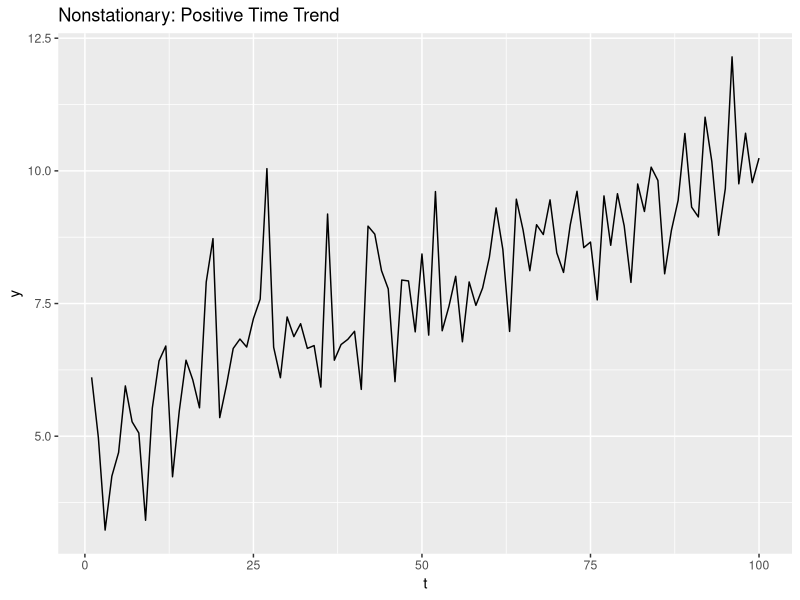
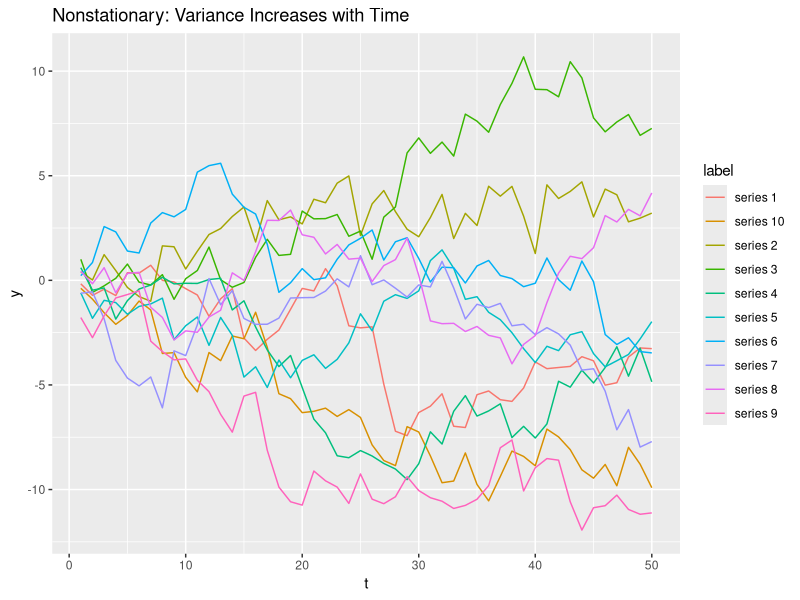

Source code (R) for these figures, in order:
## ---- chunk 1
library(tidyverse)
## ---- chunk 2
tibble(
  u = rnorm(n = 10),
  y = accumulate(u, `+`)
)
## ---- chunk 3
tibble(
  u = rnorm(n = 10),
  y = accumulate(u, `+`),
  y_diff = y - lag(y)
)
## ---- chunk 4
tibble(
    t = 1:100,
    y = 5 + .05 * t + rnorm(n = 100)
) %>%
    ggplot(aes(x = t, y = y)) +
    geom_line() +
    labs(title = "Nonstationary: Positive Time Trend")
## ---- chunk 5
#| code-fold: true

tibble(
    # t is 1:50 repeated 10 times, one for each random walk.

    t = rep(1:50, times = 10),
    
    # y is 10 random walks. I wanted to repeat the process 10 times so
    # I put it into a map() call. The thing I wanted to repeat 10 times
    # was an accumulated sum of random normals (a random walk).
    # map() outputs a list of length 10 where each element is a random
    # walk of length 50. I used unlist() to drop the structure and make
    # y a vector of length 500.

    y = map(1:10, function(...) accumulate(rnorm(n = 50), `+`)) %>% unlist(),
    
    # To differentiate the 10 random walks, I need to label them. rep()
    # with an "each" argument will repeat "series 1" 50 times, then
    # "series 2" 50 times, etc.

    label = rep(paste0("series ", 1:10), each = 50)
) %>%
    ggplot(aes(x = t)) +
    geom_line(aes(y = y, color = label)) +
    labs(title = "Nonstationary: Variance Increases with Time")
